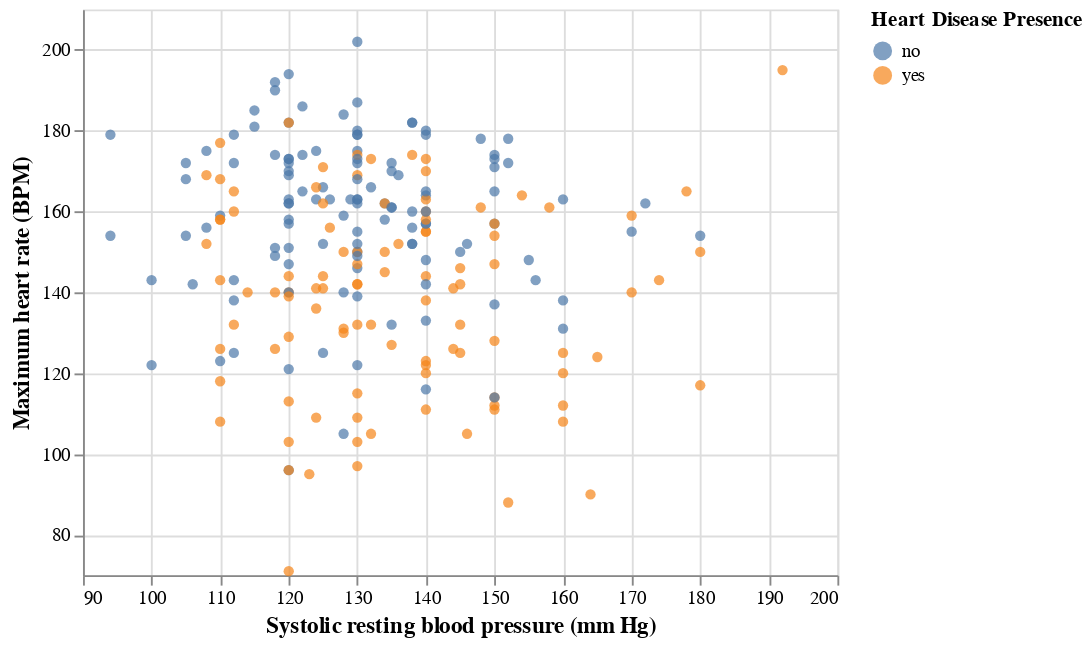

Notebook cell for this chart:
### Code cell
restbps_vs_max_htrt = (
    alt.Chart(hd_general)
    .mark_circle()
    .encode(
        x=alt.X("trestbps(systolic)", title="Systolic resting blood pressure (mm Hg)", scale=alt.Scale(zero=False)),
        y=alt.Y("max_heart_rate", title="Maximum heart rate (BPM)", scale=alt.Scale(zero=False)),
        color=alt.Color("heart_disease_presence", title="Heart Disease Presence")
    )
).configure_axis(titleFontSize=12)
restbps_vs_max_htrt

### Figure 1 — Vega-Lite specification as saved in the notebook (floating-point values rounded to 4 significant figures; data arrays with more than 128 entries replaced by an {"elided": "..."} marker saying what was removed)
{"config": {"view": {"continuousWidth": 400, "continuousHeight": 300}, "axis": {"titleFontSize": 12}}, "data": {"name": "data-dad18485262603f87de2d54e8f874952"}, "mark": "circle", "encoding": {"color": {"field": "heart_disease_presence", "title": "Heart Disease Presence", "type": "nominal"}, "x": {"field": "trestbps(systolic)", "scale": {"zero": false}, "title": "Systolic resting blood pressure (mm Hg)", "type": "quantitative"}, "y": {"field": "max_heart_rate", "scale": {"zero": false}, "title": "Maximum heart rate (BPM)", "type": "quantitative"}}, "$schema": "https://vega.github.io/schema/vega-lite/v4.17.0.json", "datasets": {"data-dad18485262603f87de2d54e8f874952": {"elided": "222 records"}}}
